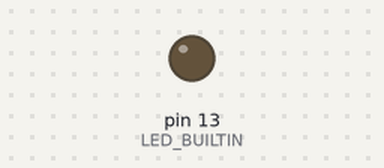
This sketch was run on a simulated Arduino Uno, built with avr-gcc and run on an emulated ATmega328P. Shown: output pins drawn as LEDs (lit = HIGH). What the sketch prints to the serial monitor is not drawn.

Above: at 10.0 s.
Timing chart, 0 to 26.0 s (numbered marks = the images above):
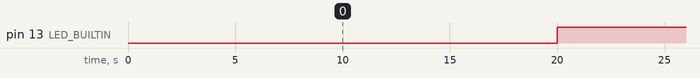

Measured:
- by itself, pin 13 (LED_BUILTIN): alternates HIGH for 10.0 s and LOW for 10.0 s

The sketch:

arduino_acender_led_v1.ino
```cpp
// C++ code
//
void setup()
{
  pinMode(LED_BUILTIN, OUTPUT);
  Serial.begin(9600);
}

void loop()
{
  delay(10000); // Wait for 1000 millisecond(s)
  digitalWrite(LED_BUILTIN, LOW);
  delay(10000); // Wait for 1000 millisecond(s)
  digitalWrite(LED_BUILTIN, HIGH);
  Serial.println("hello world");
}
```
